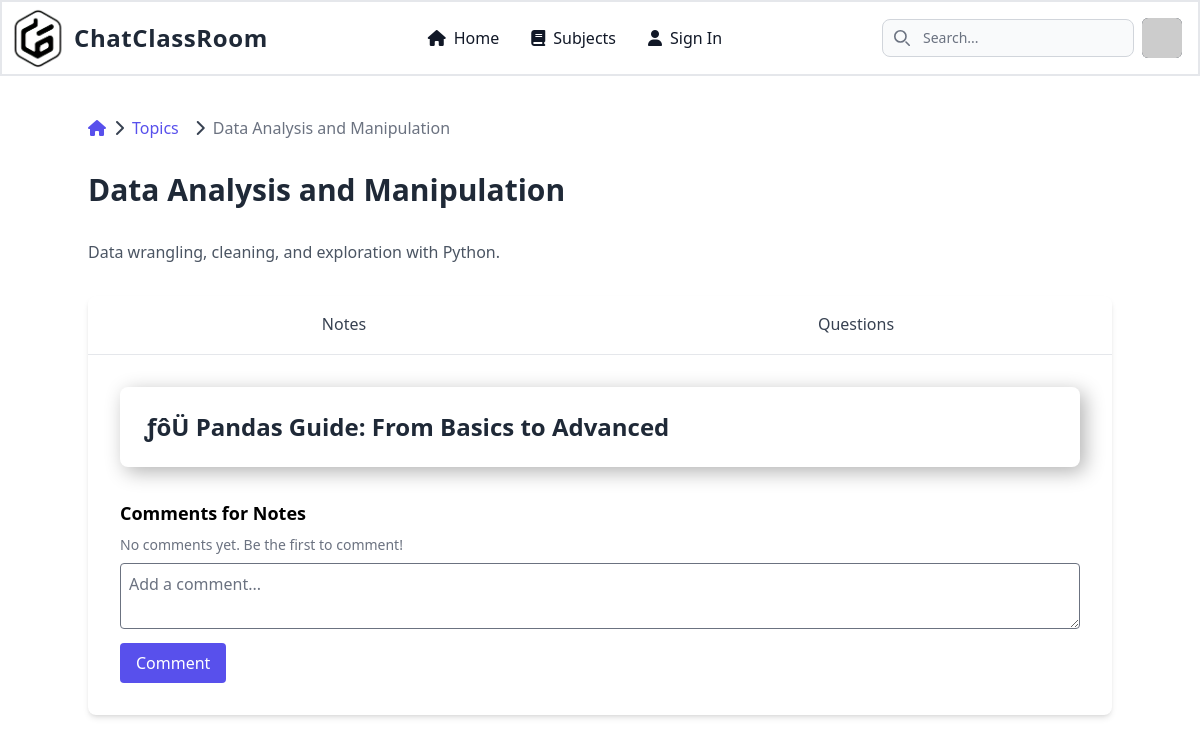
/topics/data-science/detail/data-analysis-and-manipulation/, run on the app's committed database.
### main/models.py (models this page shows, shortened)
class Topic(models.Model):
    subject = models.ForeignKey(Subject, on_delete=models.CASCADE, related_name='topics')
    name = models.CharField(max_length=255)
    description = models.TextField(blank=True, null=True)
    auto_slug = AutoSlugField(populate_from='name', unique=True, blank=True, max_length=255)

class Note(models.Model):
    topics = models.ManyToManyField(Topic, related_name='notes')
    title = models.CharField(max_length=255)
    content = models.TextField()
    uploaded_by = models.ForeignKey(User, on_delete=models.CASCADE, related_name='uploaded_notes')
    created_at = models.DateTimeField(auto_now_add=True)
    auto_slug = AutoSlugField(populate_from='title', unique=True, blank=True, max_length=255)

### main/views.py (the view)
# urls.py: path('topics/<str:subject_slug>/detail/<str:topic_slug>/', views.topic_detail, name='topic_detail'),
def topic_detail(request, subject_slug, topic_slug):
    topic = get_object_or_404(Topic, auto_slug=topic_slug)
    subject = get_object_or_404(Subject, auto_slug=subject_slug)
    notes = Note.objects.filter(topics=topic)
    questions = Question.objects.filter(topics=topic)
    notes_comments = Comment.objects.filter(note__in=notes)
    questions_comments = Comment.objects.filter(question__in=questions)
    notes_comments_dict = {note.id: [] for note in notes}
    questions_comments_dict = {question.id: [] for question in questions}
    for comment in notes_comments:
        notes_comments_dict[comment.note.id].append(comment)
    for comment in questions_comments:
        questions_comments_dict[comment.question.id].append(comment)
    context = {
        'topic': topic,
        'subject': subject,
        'notes': notes,
        'questions': questions,
        'notes_comments': notes_comments_dict,
        'questions_comments': questions_comments_dict,
    }
    return render(request, 'topic_detail.html', context)

### main/templates/topic_detail.html (shortened to what this page needs)
{% extends 'base.html' %}
{% load static %}
{% block content %}
<div class="container mx-auto my-10 px-4 lg:px-0">
    <div class="mb-8">
        <nav class="text-gray-700">
            <ol class="flex items-center space-x-2">
                <li>
                    <a href="{% url 'subjects' %}"
                        class="text-indigo-600 hover:text-indigo-800 transition-colors duration-300 flex items-center">
                        <i class="fas fa-home"></i>
                    </a>
                </li>
                <li class="flex items-center">
                    <i class="fas fa-chevron-right"></i>
                    <a href="{% url 'topics' subject.auto_slug %}"
                        class="text-indigo-600 hover:text-indigo-800 transition-colors duration-300 px-2">Topics</a>
                </li>
                <li class="flex items-center">
                    <i class="fas fa-chevron-right"></i>
                    <span class="text-gray-500 px-2">{{ topic.name }}</span>
                </li>
            </ol>
        </nav>
    </div>
    <h2 class="text-3xl font-bold text-gray-800 mb-8">{{ topic.name }}</h2>
    <p class="text-gray-600 mb-8">{{ topic.description }}</p>
    <div class="bg-white shadow-md rounded-lg">
        <ul class="flex border-b">
            <li class="flex-1">
                <a href="#notes-tab"
                    class="block p-4 text-center text-gray-700 border-b-2 border-transparent hover:border-indigo-600 hover:text-indigo-600 transition-all duration-300 active-tab"
                    onclick="openTab(event, 'notes')">Notes</a>
            </li>
            <li class="flex-1">
                <a href="#questions-tab"
                    class="block p-4 text-center text-gray-700 border-b-2 border-transparent hover:border-indigo-600 hover:text-indigo-600 transition-all duration-300"
                    onclick="openTab(event, 'questions')">Questions</a>
            </li>
        </ul>
        <div id="notes" class="tab-content p-8">
            {% for note in notes %}
            <a href="{% url 'note_detail' subject.auto_slug topic.auto_slug note.auto_slug %}" class="group">
                <div
                    class="mb-6 p-6 bg-white rounded-lg custom-shadow-topics transition-transform transform hover:-translate-y-1">
                    <h3
                        class="text-lg md:text-xl lg:text-2xl font-semibold text-gray-800 group-hover:text-indigo-600 transition-colors duration-300">
                        {{ note.title }}
                    </h3>
                </div>
            </a>
            {% endfor %}
            <div class="mt-8">
                <h4 class="text-lg font-bold mb-2">Comments for Notes</h4>
                {% for comment in note_comments %}
                <div class="mb-2 p-2 border rounded">
                    <p class="text-sm text-gray-600">{{ comment.content }} - <i>{{ comment.commented_by.username }}</i>
                    </p>
                    <span class="text-xs text-gray-400">{{ comment.created_at }}</span>
                </div>
                {% empty %}
                <p class="text-sm text-gray-500">No comments yet. Be the first to comment!</p>
                {% endfor %}
                <form method="post" action="{% url 'add_note_comment' topic.id %}">
                    <textarea name="content" rows="2" class="w-full p-2 mt-2 border rounded"
                        placeholder="Add a comment..."></textarea>
                    <button type="submit"
                        class="mt-2 px-4 py-2 bg-indigo-600 text-white rounded hover:bg-indigo-700">Comment</button>
                </form>
            </div>
        </div>
    </div>
</div>
{% endblock %}

### data on the page
Topic: name "Data Analysis and Manipulation", description "Data wrangling, cleaning, and exploration with Python."
Note: title "­ƒôÜ Pandas Guide: From Basics to Advanced"
